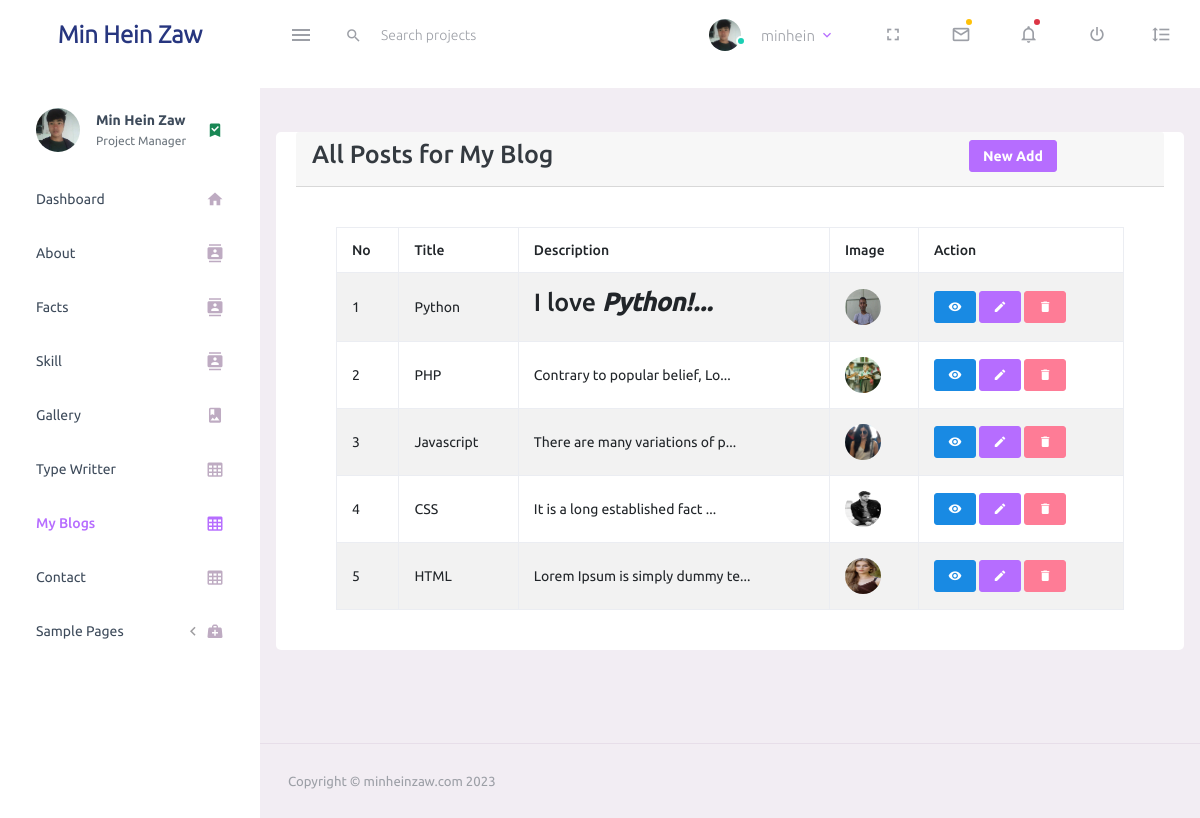
/myblog/ (signed in), run on the app's committed database.
### base/models.py (models this page shows, shortened)
class About(models.Model):
    name = models.CharField(max_length=100, null=True)
    birthday = models.DateField(null=True)
    email = models.EmailField(null=True)
    phone = models.CharField(max_length=15, null=True)
    address = models.CharField(max_length=100, null=True)
    description = RichTextField(null=True, blank=True)
    created = models.DateTimeField(auto_now=True)
    updated = models.DateTimeField(auto_now_add=True)

class MyBlog(models.Model):
    title = models.CharField(max_length=255, null=True)
    description = RichTextField(null=True)
    blog_image = models.ImageField(upload_to="myblog_image/", null=True)
    created = models.DateTimeField(auto_now=True)
    updated = models.DateTimeField(auto_now_add=True)
    class Meta:
        ordering = ['-created', '-updated']

### base/views.py (the view)
# urls.py: path('myblog/', views.myblogPage, name="myblog"),
@login_required (login_url='login')
def myblogPage(request):
    blogs = MyBlog.objects.all()
    abouts = About.objects.all()
    context = {'blogs':blogs, 'abouts':abouts}
    return render(request, 'backend/myblog/myblog.html', context)

### base/templates/backend/myblog/myblog.html (shortened to what this page needs)
{% extends 'main.html' %}
{% block content %}
    <div class="row">
            <div class="card">
                <div class="card-header">
                    <div class="row">
                        <div class="col-md-9">
                            <h3>All Posts for My Blog</h3>
                        </div>
                        <div class="col-md-3">
                            <a href="{% url 'myblog-create' %}" class="btn btn-primary btn-sm">New Add</a>
                        </div>
                    </div>
                </div>
                <div class="card-body">
                    <table class="table table-striped table-bordered">
                        <thead>
                            <tr>
                                <th>No</th>
                                <th>Title</th>
                                <th>Description</th>
                                <th>Image</th>
                                <th>Action</th>
                            </tr>
                        </thead>
                        <tbody>
                            {% for blog in blogs %}
                                <tr>
                                    <td>{{forloop.counter}}</td>
                                    <td>{{blog.title}}</td>
                                    <td>{{blog.description|stringformat:".30s"|safe}}...</td>
                                    <td>
                                        <img src="{{blog.blog_image.url}}" alt="" width="20px" height="20px">
                                    </td>
                                    <td>
                                        <a href="{% url 'myblog-view' blog.id %}" class="btn btn-info btn-sm"><span class="mdi mdi-eye"></span></a>
                                        <a href="{% url 'myblog-edit' blog.id %}" class="btn btn-primary btn-sm"><span class="mdi mdi-pencil"></span></a>
                                        <a href="{% url 'myblog-delete' blog.id %}" class="btn btn-danger btn-sm"><span class="mdi mdi-delete"></span></a>
                                    </td>
                                </tr>
                            {% endfor %}
                        </tbody>
                    </table>
                </div>
            </div>
    </div>
{% endblock content %}

### templates/navbar.html (shortened to what this page needs)
{% load static %}
<nav class="navbar default-layout-navbar col-lg-12 col-12 p-0 fixed-top d-flex flex-row">
    <div class="text-center navbar-brand-wrapper d-flex align-items-center justify-content-center">
      <a class="navbar-brand brand-logo" href="{% url 'index' %}"> <strong><span>Min Hein Zaw</span></strong> </a>
    </div>
    <div class="navbar-menu-wrapper d-flex align-items-stretch">
      <button class="navbar-toggler navbar-toggler align-self-center" type="button" data-toggle="minimize">
        <span class="mdi mdi-menu"></span>
      </button>
      <div class="search-field d-none d-md-block">
        <form class="d-flex align-items-center h-100" action="#">
          <div class="input-group">
            <div class="input-group-prepend bg-transparent">
              <i class="input-group-text border-0 mdi mdi-magnify"></i>
            </div>
            <input type="text" class="form-control bg-transparent border-0" placeholder="Search projects">
          </div>
        </form>
      </div>
      <ul class="navbar-nav navbar-nav-right">
        <li class="nav-item nav-profile dropdown">
          <a class="nav-link dropdown-toggle" id="profileDropdown" href="#" data-bs-toggle="dropdown" aria-expanded="false">
            <div class="nav-profile-img">
              <img src="{% static 'assets/images/faces/logo.jpg' %}" alt="image">
              <span class="availability-status online"></span>
            </div>
            <div class="nav-profile-text">
              {% if request.user.is_authenticated %}
                <p class='mt-3'>{{request.user}}</p>
              {% endif %}
            </div>
          </a>
        </li>
        <li class="nav-item d-none d-lg-block full-screen-link">
          <a class="nav-link">
            <i class="mdi mdi-fullscreen" id="fullscreen-button"></i>
          </a>
        </li>
        <li class="nav-item dropdown">
          <a class="nav-link count-indicator dropdown-toggle" id="messageDropdown" href="#" data-bs-toggle="dropdown" aria-expanded="false">
            <i class="mdi mdi-email-outline"></i>
            <span class="count-symbol bg-warning"></span>
          </a>
        </li>
        <li class="nav-item dropdown">
          <a class="nav-link count-indicator dropdown-toggle" id="notificationDropdown" href="#" data-bs-toggle="dropdown">
            <i class="mdi mdi-bell-outline"></i>
            <span class="count-symbol bg-danger"></span>
          </a>
        </li>
        <li class="nav-item nav-logout d-none d-lg-block">
          <a class="nav-link" href="#">
            <i class="mdi mdi-power"></i>
          </a>
        </li>
        <li class="nav-item nav-settings d-none d-lg-block">
          <a class="nav-link" href="#">
            <i class="mdi mdi-format-line-spacing"></i>
          </a>
        </li>
      </ul>
    </div>
  </nav>

### templates/sidebar.html (shortened to what this page needs)
{% load static %}
<nav class="sidebar sidebar-offcanvas" id="sidebar">
    <ul class="nav">
      <li class="nav-item nav-profile">
        <a href="#" class="nav-link">
          <div class="nav-profile-image">
            <img src="{% static 'assets/images/logo.jpg' %}" alt="profile">
          </div>
          <div class="nav-profile-text d-flex flex-column">
            {% for about in abouts %}
            <span class="font-weight-bold mb-2">{{about.name}}</span>
            {% endfor %}
            <span class="text-secondary text-small">Project Manager</span>
          </div>
          <i class="mdi mdi-bookmark-check text-success nav-profile-badge"></i>
        </a>
      </li>
      {% url 'index' as url %}
      <li class="nav-item {% if request.path == url %}active{% endif %}">
        <a class="nav-link" href="{% url 'index' %}">
          <span class="menu-title">Dashboard</span>
          <i class="mdi mdi-home menu-icon"></i>
        </a>
      </li>
      {% url 'about' as url %}
      <li class="nav-item {% if request.path == url %}active{% endif %}">
        <a class="nav-link" href="{% url 'about' %}">
          <span class="menu-title">About</span>
          <i class="mdi mdi-contacts menu-icon"></i>
        </a>
      </li>
      {% url 'fact' as url %}
      <li class="nav-item {% if request.path == url %}active{% endif %}">
        <a class="nav-link" href="{% url 'fact' %}">
          <span class="menu-title">Facts</span>
          <i class="mdi mdi-contacts menu-icon"></i>
        </a>
      </li>
      {% url 'skill' as url %}
      <li class="nav-item {% if request.path == url %}active{% endif %}">
        <a class="nav-link" href="{% url 'skill' %}">
          <span class="menu-title">Skill</span>
          <i class="mdi mdi-contacts menu-icon"></i>
        </a>
      </li>
      {% url 'gallery' as url %}
      <li class="nav-item {% if request.path == url %}active{% endif %}">
        <a class="nav-link" href="{% url 'gallery' %}">
          <span class="menu-title">Gallery</span>
          <i class="mdi mdi-image-album menu-icon"></i>
        </a>
      </li>
      {% url 'typewritter' as url %}
      <li class="nav-item {% if request.path == url %}active{% endif %}">
        <a class="nav-link" href="{% url 'typewritter' %}">
          <span class="menu-title">Type Writter</span>
          <i class="mdi mdi-table-large menu-icon"></i>
        </a>
      </li>
      {% url 'myblog' as url %}
      <li class="nav-item {% if request.path == url %}active{% endif %}">
        <a class="nav-link" href="{% url 'myblog' %}">
          <span class="menu-title">My Blogs</span>
          <i class="mdi mdi-table-large menu-icon"></i>
        </a>
      </li>
      {% url 'contact' as url %}
      <li class="nav-item {% if request.path == url %}active{% endif %}">
        <a class="nav-link" href="{% url 'contact' %}">
          <span class="menu-title">Contact</span>
          <i class="mdi mdi-table-large menu-icon"></i>
        </a>
      </li>
      <li class="nav-item">
        <a class="nav-link" data-bs-toggle="collapse" href="#general-pages" aria-expanded="false" aria-controls="general-pages">
          <span class="menu-title">Sample Pages</span>
          <i class="menu-arrow"></i>
          <i class="mdi mdi-medical-bag menu-icon"></i>
        </a>
      </li>
    </ul>
  </nav>

### data on the page
About: name "Min Hein Zaw"
MyBlog: title "Python", description "I love Python!", blog_image (picture)
MyBlog: title "PHP", description "Contrary to popular belief, Lo", blog_image (picture)
MyBlog: title "Javascript", description "There are many variations of p", blog_image (picture)
MyBlog: title "CSS", description "It is a long established fact", blog_image (picture)
MyBlog: title "HTML", description "Lorem Ipsum is simply dummy te", blog_image (picture)

### other printed values
{{ request.user }} "minhein"
